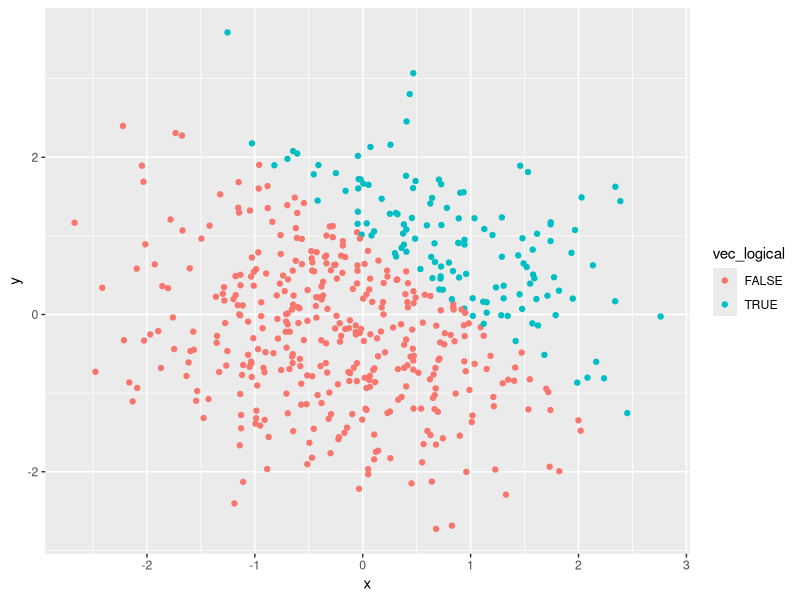
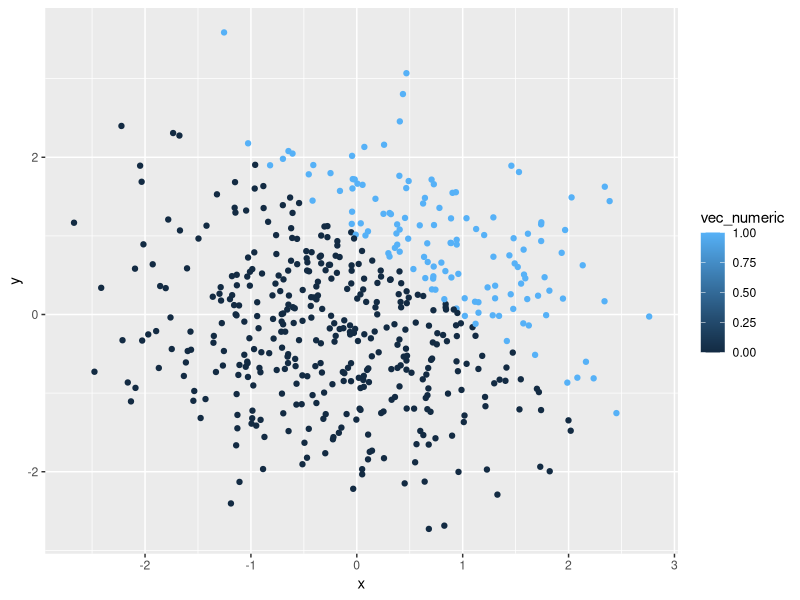
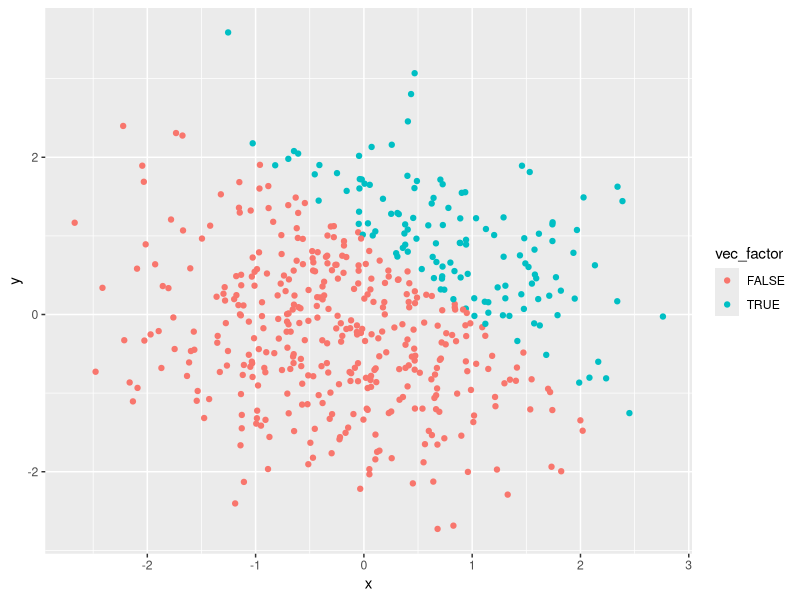
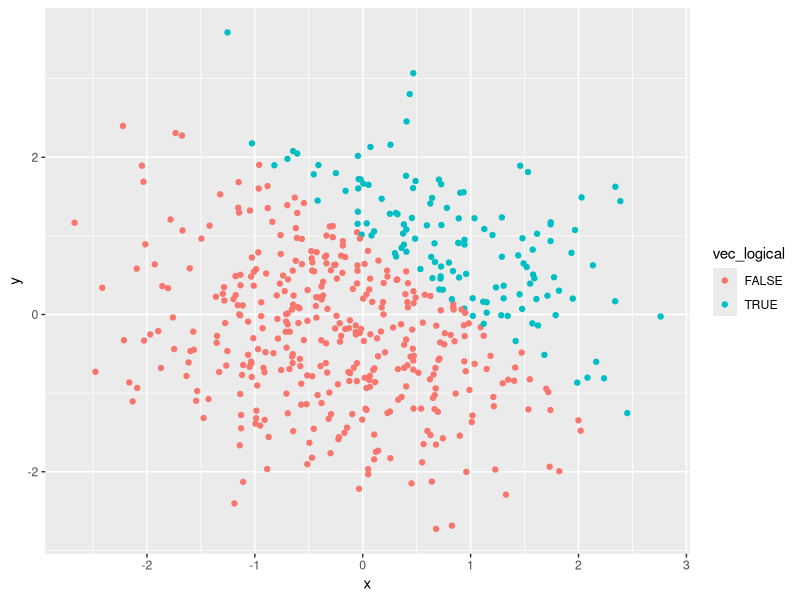

Generate these figures, in order, with R:
## ---- chunk 1
library(tidyverse)

first_df = tibble(
  vec_rsamp = rnorm(8),
  vec_logical = vec_rsamp > 0,
  vec_char = letters[1:8],
  vec_factor = rep(c("a","b","c"), length = 8)
)

## ---- chunk 2
mean(first_df[["vec_rsamp"]])
mean(first_df[["vec_logical"]])
mean(first_df[["vec_char"]])
mean(first_df[["vec_factor"]])
## ---- chunk 3
nvec_logical = as.numeric(first_df[["vec_logical"]])
## ---- chunk 4
nvec_char = as.numeric(first_df[["vec_char"]])
## ---- chunk 5
nvec_factor = as.numeric(first_df[["vec_factor"]])
## ---- chunk 6

## ---- chunk 7

## ---- chunk 8
second_df = tibble(
  x = rnorm(500),
  y = rnorm(500),
  vec_logical = x + y > 1,
  vec_numeric = as.numeric(vec_logical),
  vec_factor = as.factor(vec_logical),
)

nrow(second_df)
ncol(second_df)
pull(second_df, x)
mean(pull(second_df, x))
median(pull(second_df, x))
sd(pull(second_df, x))
pull(second_df, y)
pull(second_df, vec_numeric)
pull(second_df, vec_factor)

## ---- chunk 9
ggplot(second_df, aes(x = x, y = y, color = vec_logical)) + geom_point()

ggsave("scatter_plotHW1.pdf")
## ---- chunk 10
ggplot(second_df, aes(x = x, y = y, color = vec_numeric)) + geom_point()
## ---- chunk 11
ggplot(second_df, aes(x = x, y = y, color = vec_factor)) + geom_point()
